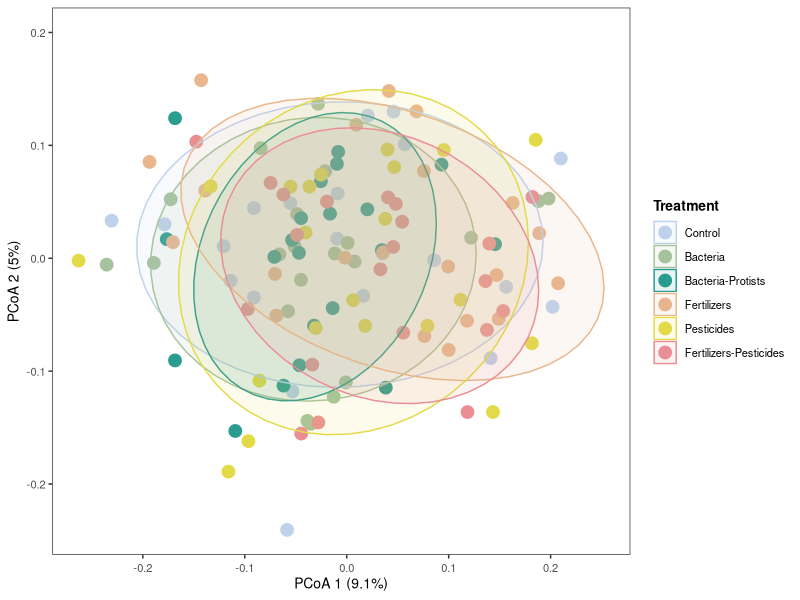
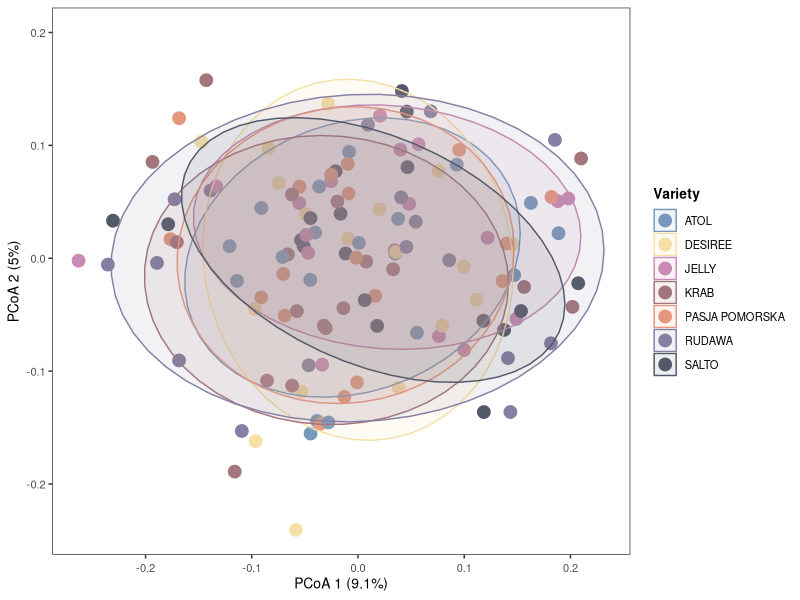
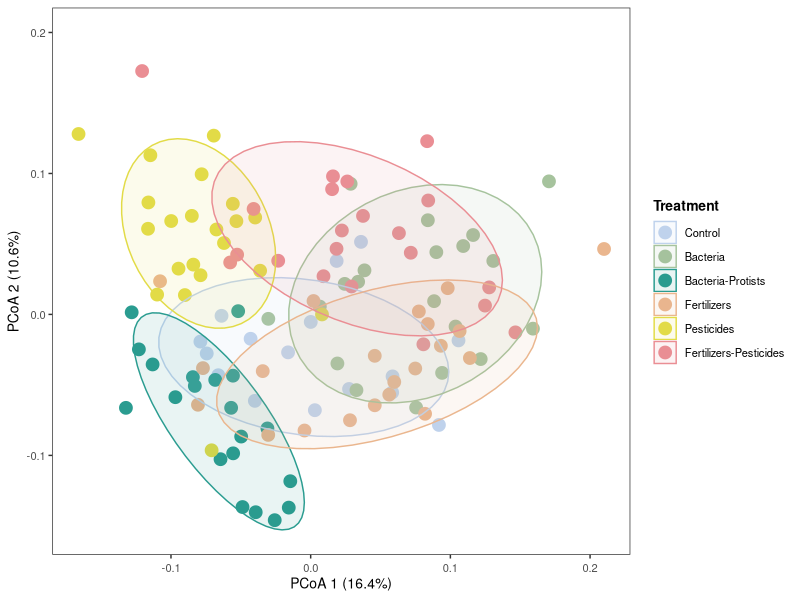
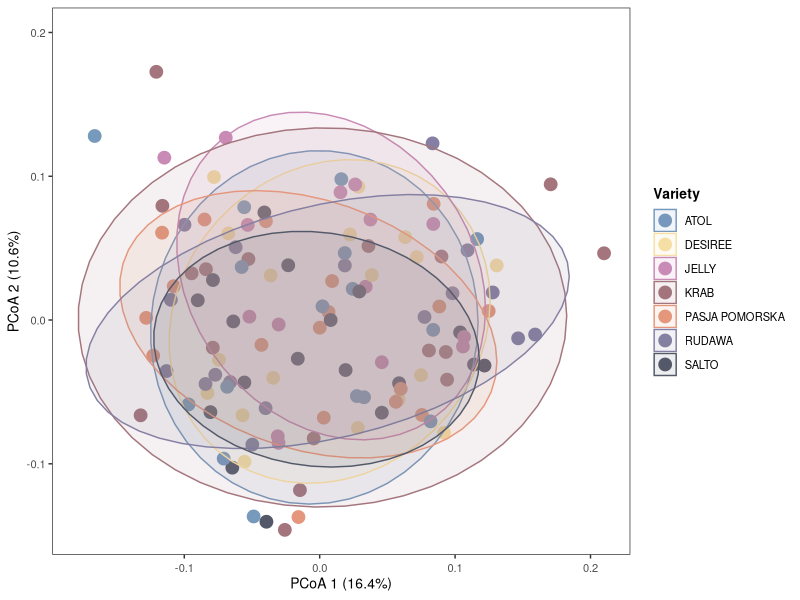
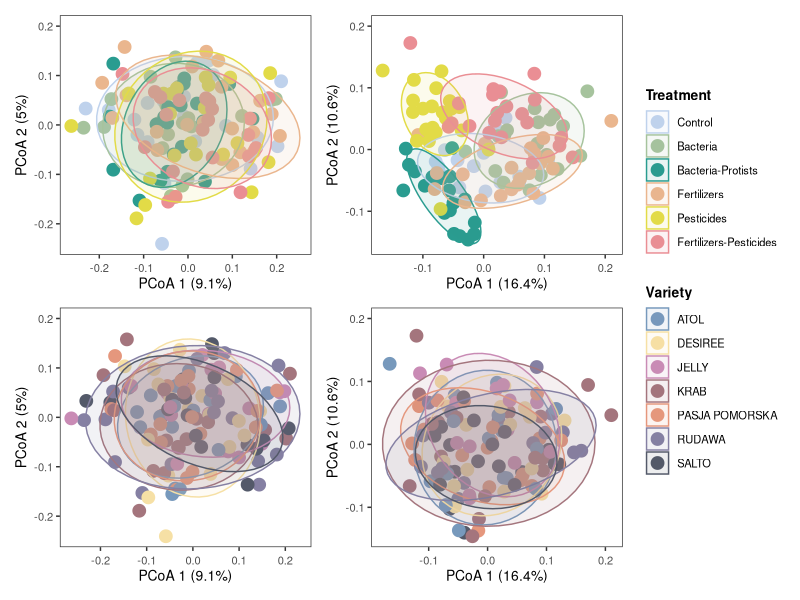
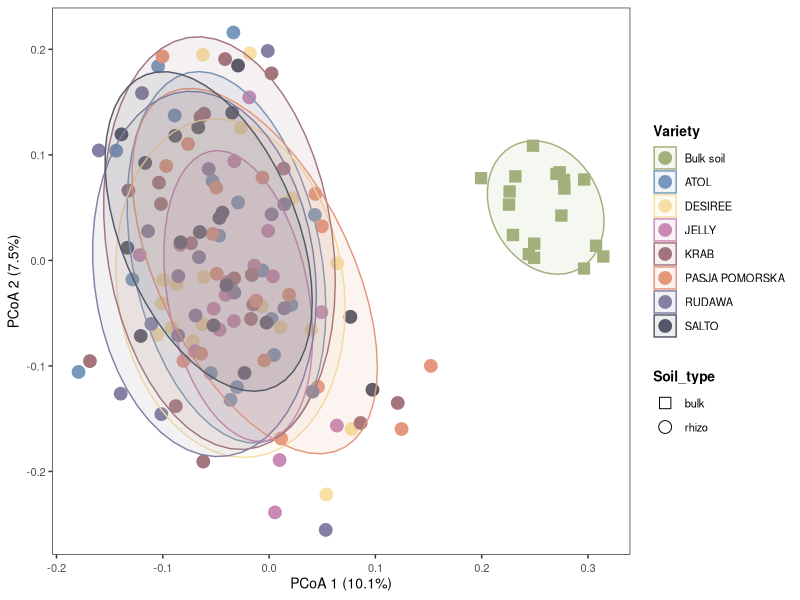
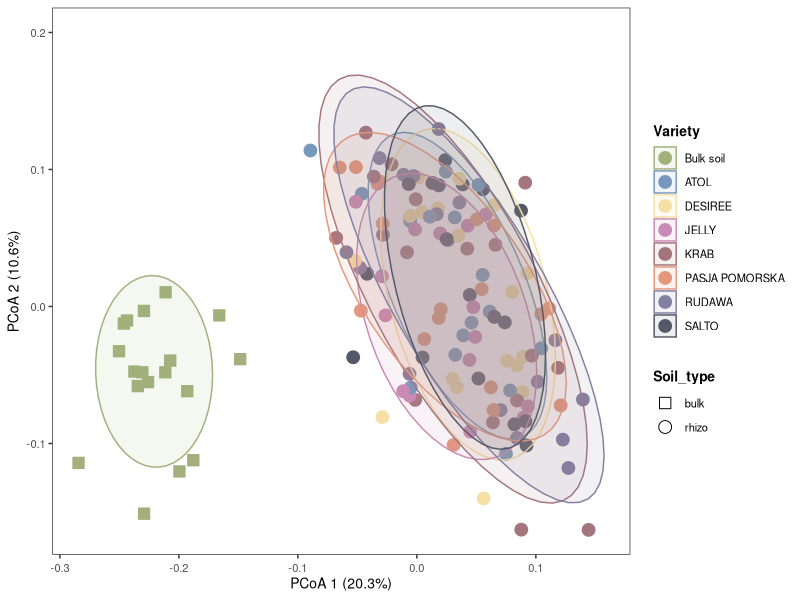

Write R code to recreate these figures, in order. (Note: this script raises an error after producing the figures.)
# PotatoMETAbiom Field trial experiment
# NL - microbial community composition - Week5

##Initiate libraries####
rm(list=ls())

library(tidyverse)
library(vegan)
library(ape) 
library(doBy)
library(reshape2)
library(patchwork)

mytheme <- 
  theme_bw() +
  theme(text = element_text(size=10),
        plot.title = element_text(size=11, face="bold"),
        strip.background = element_blank(),
        strip.text=element_text(face="bold", size = 10),
        axis.text.x = element_text(angle = 0, vjust = 0.5, hjust=0.5),
        legend.title = element_text(face = "bold"),
        panel.grid.major = element_blank(), 
        panel.grid.minor = element_blank())

#Figure 2####
###Bacteria_import datasets####
# feature table
otu_table <- read.csv("otu_table_16S_rhi_W5.csv",header=T,row.names=1,sep = ";")

#metadata
sample_info <- read.csv("metadata_16S_rhi_W5.csv",header=T,row.names=1, sep = ",")

###beta-diversity####
all.dist <- vegdist(t(otu_table), method = "bray", binary = F)
all.pcoa <- cmdscale(all.dist, k=3, eig = T)
all_pcoa_points <- as.data.frame(all.pcoa$points)
sum_eig <- sum(all.pcoa$eig)
eig_percent <- round(all.pcoa$eig/sum_eig*100, 1)

colnames(all_pcoa_points) <- paste0("PCoA", 1:3)

## combine pcoa and sample info
all_pcoa_result <- cbind(all_pcoa_points, sample_info)
head(all_pcoa_result)

### adonis statistic####
set.seed(1)
all.div <- adonis2(all.dist ~ Treatment, data = all_pcoa_result, permutations = 999, method = "bray")
all.div # R2=0.1561,p=0.001 ***

all.div <- adonis2(all.dist ~ Variety, data = all_pcoa_result, permutations = 999, method = "bray")
all.div # ns R2=0.05133 , p= 0.169

## legend order
all_pcoa_result$Variety <- factor(all_pcoa_result$Variety,
                                  levels=c("ATOL", "DESIREE", "JELLY",  "KRAB", "PASJA_POMORSKA", "RUDAWA", "SALTO"),
                                  labels = c("ATOL", "DESIREE", "JELLY", "KRAB", "PASJA POMORSKA", "RUDAWA", "SALTO"))
all_pcoa_result$Treatment <- factor(all_pcoa_result$Treatment, 
                                    levels =c("1", "2", "3", "4", "5", "6"), 
                                    labels = c("Control", "Bacteria", "Bacteria-Protists", "Fertilizers", "Pesticides",  "Fertilizers-Pesticides"))

#write.csv(all_pcoa_result, file = "pcoa_rhi_bac_W5_result.csv")

Bac1 <- ggplot(all_pcoa_result, aes(x=PCoA1, y=PCoA2, color=Treatment, group=Treatment)) +
  labs(x=paste("PCoA 1 (", eig_percent[1], "%)", sep = ""), 
       y=paste("PCoA 2 (", eig_percent[2], "%)", sep = "")) +
  geom_point(size=4, alpha=1.0) +
  #geom_encircle(aes(fill=Treatment),alpha=0.4, show.legend = T) +
  annotate("text", x = -0.06, y = 0.2, label = "")+
  scale_color_manual(values=c("#bfd2ec","#a6c39d","#2a9c90","#eab68e","#e2db47","#ea8e94")) +
  scale_fill_manual(values=c("#bfd2ec","#a6c39d","#2a9c90","#eab68e","#e2db47","#ea8e94"))+
  #scale_shape_manual(values = c(0, 1, 2, 3,7,8,10)) +
  mytheme + stat_ellipse(aes(group = Treatment, color = Treatment, fill = Treatment), level = 0.8, geom = "polygon", alpha = 0.1)
Bac1

Bac2 <- ggplot(all_pcoa_result, aes(x=PCoA1, y=PCoA2, color=Variety, group=Variety,fill=Variety)) +
  labs(x=paste("PCoA 1 (", eig_percent[1], "%)", sep = ""), 
       y=paste("PCoA 2 (", eig_percent[2], "%)", sep = "")) +
  geom_point(size=4, alpha=1.0) +
  annotate("text", x = -0.06, y = 0.2, label = "")+
  scale_color_manual(values=c("#7799bc","#f6e0a5","#c98bb5","#a4757d","#e5977d","#8580a3","#535969")) +
  scale_fill_manual(values=c("#7799bc","#f6e0a5","#c98bb5","#a4757d","#e5977d","#8580a3","#535969"))+
  scale_shape_manual(values = c(0, 1, 2, 3,7,8,10)) +
  mytheme+
  stat_ellipse(aes(group = Variety, color = Variety, fill =Variety), level = 0.8, geom = "polygon", alpha = 0.1)
Bac2


###Fungi_import datasets####
# feature table
otu_table <- read.csv("otu_table_ITS_rhi_W5.csv",header=T,row.names=1,sep = ";")

#metadata
sample_info <- read.csv("metadata_ITS_rhi_W5.csv",header=T,row.names=1, sep = ",")

###beta-diversity####
all.dist <- vegdist(t(otu_table), method = "bray", binary = F)
all.pcoa <- cmdscale(all.dist, k=3, eig = T)
all_pcoa_points <- as.data.frame(all.pcoa$points)
sum_eig <- sum(all.pcoa$eig)
eig_percent <- round(all.pcoa$eig/sum_eig*100, 1)

colnames(all_pcoa_points) <- paste0("PCoA", 1:3)

## combine pcoa and sample info
all_pcoa_result <- cbind(all_pcoa_points, sample_info)
head(all_pcoa_result)

all_pcoa_result$Treatment <- factor(all_pcoa_result$Treatment, 
                                    levels =c("1", "2", "3", "4", "5", "6"), 
                                    labels = c("Control", "Bacteria", "Bacteria-Protists", "Fertilizers", "Pesticides",  "Fertilizers-Pesticides"))

### adonis statistic####
set.seed(1)
all.div <- adonis2(all.dist ~ Treatment, data = all_pcoa_result, permutations = 999, method = "bray")
all.div # R2=0.24568,p=0.001 ***

all.div <- adonis2(all.dist ~ Variety, data = all_pcoa_result, permutations = 999, method = "bray")
all.div # ns R2=0.03991, p= 0.978

## legend order
all_pcoa_result$Variety <- factor(all_pcoa_result$Variety,
                                  levels=c("ATOL", "DESIREE", "JELLY",  "KRAB", "PASJA_POMORSKA", "RUDAWA", "SALTO"),
                                  labels = c("ATOL", "DESIREE", "JELLY", "KRAB", "PASJA POMORSKA", "RUDAWA", "SALTO"))

all_pcoa_result$Treatment <- factor(all_pcoa_result$Treatment, levels=c("Control","Bacteria", "Bacteria-Protists", "Fertilizers", "Pesticides", "Fertilizers-Pesticides"))

Fun1<-ggplot(all_pcoa_result, aes(x=PCoA1, y=PCoA2, color=Treatment, group=Treatment)) +
  labs(x=paste("PCoA 1 (", eig_percent[1], "%)", sep = ""), 
       y=paste("PCoA 2 (", eig_percent[2], "%)", sep = "")) +
  geom_point(size=4, alpha=1.0) +
  #geom_encircle(aes(fill=Treatment),alpha=0.4, show.legend = T) +
  annotate("text", x = -0.06, y = 0.2, label = "")+
  scale_color_manual(values=c("#bfd2ec","#a6c39d","#2a9c90","#eab68e","#e2db47","#ea8e94")) +
  scale_fill_manual(values=c("#bfd2ec","#a6c39d","#2a9c90","#eab68e","#e2db47","#ea8e94"))+
  #scale_shape_manual(values = c(0, 1, 2, 3,7,8,10)) +
  stat_ellipse(aes(group = Treatment, color = Treatment, fill = Treatment), level = 0.8, geom = "polygon", alpha = 0.1)+
  mytheme
Fun1


Fun2 <- ggplot(all_pcoa_result, aes(x=PCoA1, y=PCoA2, color=Variety, group=Variety,fill=Variety)) +
  labs(x=paste("PCoA 1 (", eig_percent[1], "%)", sep = ""), 
       y=paste("PCoA 2 (", eig_percent[2], "%)", sep = "")) +
  geom_point(size=4, alpha=1.0) +
  annotate("text", x = -0.06, y = 0.2, label = "")+
  scale_color_manual(values=c("#7799bc","#f6e0a5","#c98bb5","#a4757d","#e5977d","#8580a3","#535969")) +
  scale_fill_manual(values=c("#7799bc","#f6e0a5","#c98bb5","#a4757d","#e5977d","#8580a3","#535969"))+
  scale_shape_manual(values = c(0, 1, 2, 3,7,8,10)) +
  mytheme+
  stat_ellipse(aes(group = Variety, color = Variety, fill =Variety), level = 0.8, geom = "polygon", alpha = 0.1)
Fun2

## merge figures
Fig2 <- Bac1 + Fun1 + Bac2 + Fun2 + plot_layout(nrow = 2, guides= "collect")&
  theme(legend.position = 'right')

Fig2


#Figure S7####
###Bacteria_import datasets####
# feature table
com <- read.csv("otu_table_16S_W5.csv", header = 1, row.names = 1, sep = ",") 

# metadata table
metadata <- read.csv("metadata_16S_W5.csv", header = 1, row.names = 1, sep = ",")

###beta-diversity####
###all samples (bulk and rhizosphere)
all.dist <- vegdist(t(com), method = "bray", binary = F)
all.pcoa <- cmdscale(all.dist, k=3, eig = T)
all_pcoa_points <- as.data.frame(all.pcoa$points)
sum_eig <- sum(all.pcoa$eig)
eig_percent <- round(all.pcoa$eig/sum_eig*100, 1)

colnames(all_pcoa_points) <- paste0("PCoA", 1:3)

## combine pcoa and sample info
all_pcoa_result <- cbind(all_pcoa_points, metadata)
head(all_pcoa_result)
all_pcoa_result$Treatment <- factor(all_pcoa_result$Treatment, 
                                    levels =c("1", "2", "3", "4", "5", "6"), 
                                    labels = c("Control", "Bacteria", "Bacteria-Protists", "Fertilizers", "Pesticides",  "Fertilizers-Pesticides"))

### adonis statistic####

set.seed(1)
all.div <- adonis2(all.dist ~ Soil_type, data = all_pcoa_result, permutations = 999, method = "bray")
all.div #R2=0.0802,p=0.001 ***

#all.div <- adonis2(all.dist ~ Variety, data = all_pcoa_result, permutations = 999, method = "bray")
#all.div # R2=0.12251, p=0.001 ***

#all.div <- adonis2(all.dist ~ Treatment, data = all_pcoa_result, permutations = 999, method = "bray")
#all.div # R2=0.13068, p=0.001 ***

## legend order
all_pcoa_result$Variety <- factor(all_pcoa_result$Variety,
                                  levels=c("Bulk soil", "ATOL", "DESIREE", "JELLY",  "KRAB", "PASJA_POMORSKA", "RUDAWA", "SALTO"),
                                  labels = c("Bulk soil", "ATOL", "DESIREE", "JELLY", "KRAB", "PASJA POMORSKA", "RUDAWA", "SALTO"))

Bac3 <- ggplot(all_pcoa_result, aes(x=PCoA1, y=PCoA2, color=Variety, group=Variety,fill =Variety,shape = Soil_type)) +
  labs(x=paste("PCoA 1 (", eig_percent[1], "%)", sep = ""), 
       y=paste("PCoA 2 (", eig_percent[2], "%)", sep = "")) +
  geom_point(size=4, alpha=1.0) +
  #geom_encircle(aes(fill=Treatment),alpha=0.4, show.legend = T) +
  annotate("text", x = -0.06, y = 0.2, label = "")+
  #scale_fill_brewer(palette = "RdBu")+
  scale_shape_manual(values = c(22, 21)) +
  scale_color_manual(values=c("#a3b07d","#7799bc","#f6e0a5","#c98bb5","#a4757d","#e5977d","#8580a3","#535969")) +
  scale_fill_manual(values=c("#a3b07d","#7799bc","#f6e0a5","#c98bb5","#a4757d","#e5977d","#8580a3","#535969"))+
  mytheme +
  stat_ellipse(aes(group = Variety, color = Variety, fill = Variety), level = 0.8, geom = "polygon", alpha = 0.1)

Bac3

###Fungi_import data####
# feature table
com <- read.csv("otu_table_ITS_W5.csv", header = 1, row.names = 1, sep = ";") 

# metadata table
metadata <- read.csv("metadata_ITS_W5.csv", header = 1, row.names = 1, sep = ",")

###beta-diversity####
###all samples (bulk and rhizosphere)
all.dist <- vegdist(t(com), method = "bray", binary = F)
all.pcoa <- cmdscale(all.dist, k=3, eig = T)
all_pcoa_points <- as.data.frame(all.pcoa$points)
sum_eig <- sum(all.pcoa$eig)
eig_percent <- round(all.pcoa$eig/sum_eig*100, 1)

colnames(all_pcoa_points) <- paste0("PCoA", 1:3)

## combine pcoa and sample info
all_pcoa_result <- cbind(all_pcoa_points, metadata)
head(all_pcoa_result)

all_pcoa_result$Variety <- factor(all_pcoa_result$Variety,
                                 levels=c("bulk", "ATOL", "DESIREE", "JELLY",  "KRAB", "PASJA_POMORSKA", "RUDAWA", "SALTO"),
                                 labels = c("Bulk soil", "ATOL", "DESIREE", "JELLY", "KRAB", "PASJA POMORSKA", "RUDAWA", "SALTO"))

Fun3 <- ggplot(all_pcoa_result, aes(x=PCoA1, y=PCoA2, color=Variety, group=Variety,fill =Variety,shape = Soil_type)) +
  labs(x=paste("PCoA 1 (", eig_percent[1], "%)", sep = ""), 
       y=paste("PCoA 2 (", eig_percent[2], "%)", sep = "")) +
  geom_point(size=4, alpha=1.0) +
  #geom_encircle(aes(fill=Treatment),alpha=0.4, show.legend = T) +
  annotate("text", x = -0.06, y = 0.2, label = "")+
  #scale_fill_brewer(palette = "RdBu")+
  scale_shape_manual(values = c(22, 21)) +
  scale_color_manual(values=c("#a3b07d","#7799bc","#f6e0a5","#c98bb5","#a4757d","#e5977d","#8580a3","#535969")) +
  scale_fill_manual(values=c("#a3b07d","#7799bc","#f6e0a5","#c98bb5","#a4757d","#e5977d","#8580a3","#535969"))+
  mytheme +
  stat_ellipse(aes(group = Variety, color = Variety, fill = Variety), level = 0.8, geom = "polygon", alpha = 0.1)

Fun3

### adonis statistic####
set.seed(1)
all.div <- adonis2(all.dist ~ Soil_type, data = sample_info, permutations = 999, method = "bray")
all.div # R2=0.16551,p=0.001 ***

## merge figures
FigS7 <- Bac3 + Fun3 + plot_layout(nrow = 1, guides= "collect")&
  theme(legend.position = 'right')

FigS7
